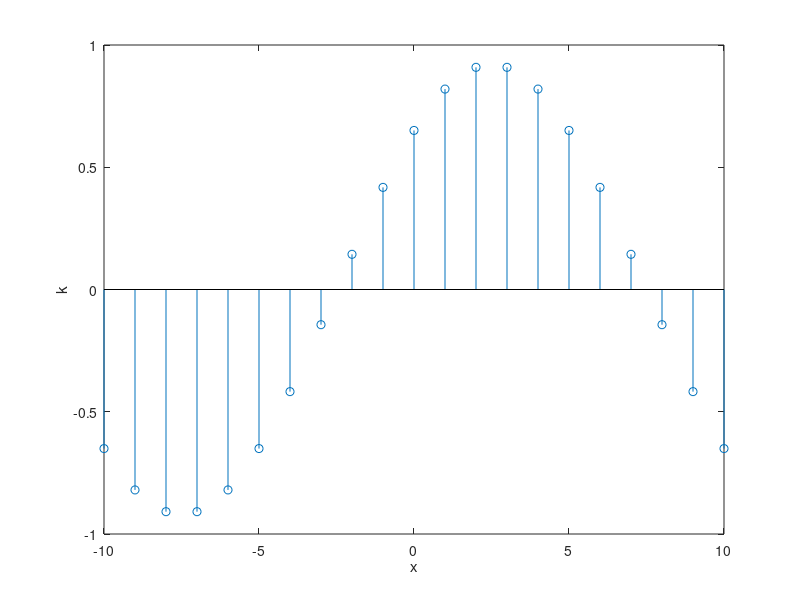

The MATLAB script that drew this image: (Note: this script raises an error after producing the figure.)
k = -10:10;
x = -.92*sin(0.1*pi*k-3*pi/4);
figure(1);
stem(k,x)
xlabel("x")
ylabel("k")
title("075BCT068","Roshan Subedi")

k = 0:50;
x = ((-0.93).^k.*exp(pi*k*1i/sqrt(350)));
figure(2);
stem(k,x)
xlabel("x")
ylabel("k")
title("075BCT068","Roshan Subedi")
